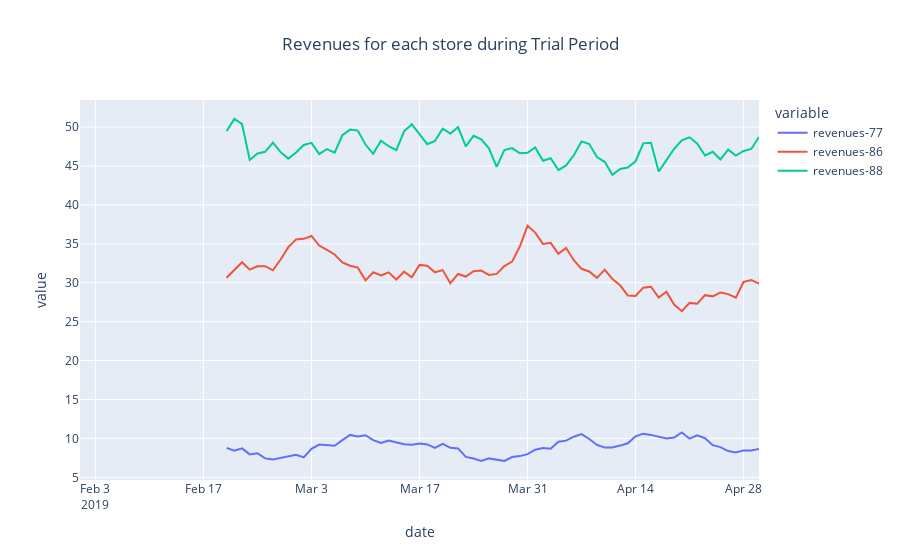
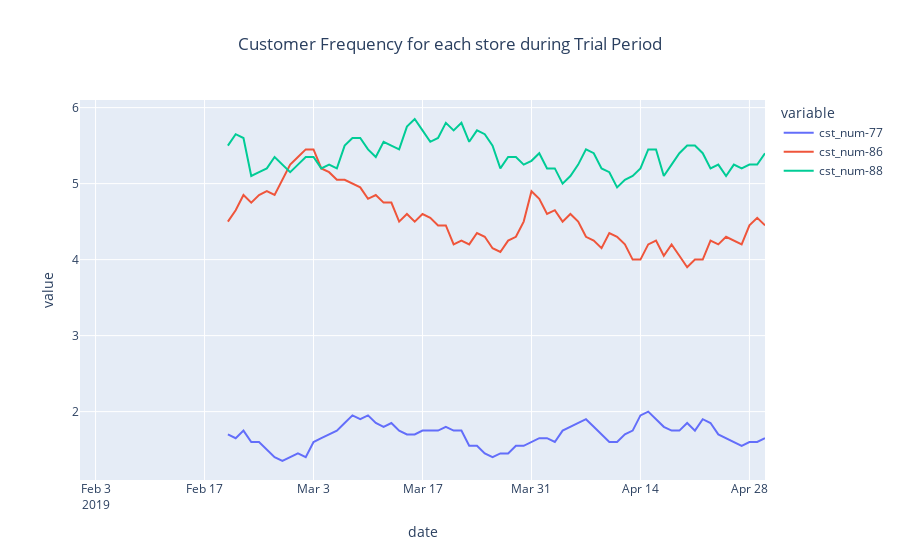
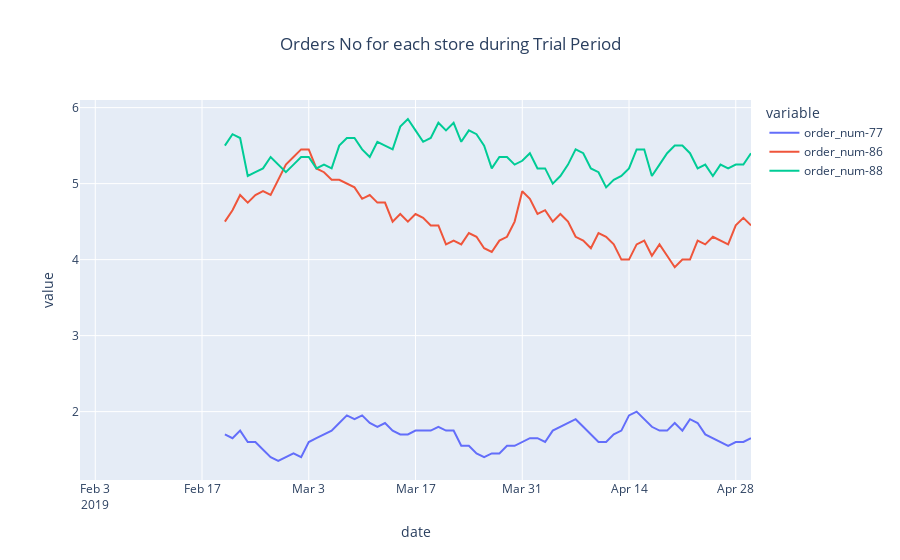

The notebook cell these images were saved under, in order:
### Code cell
norm= grouping.rolling(20).mean()      # used rolling function to smoothing the fluctuations in the trend line.

display(px.line(data_frame=  norm , y=(["revenues-77" , "revenues-86" , "revenues-88"]),title="Revenues for each store during Trial Period"
                ).update_layout(title_x=0.5))
display(px.line(data_frame=  norm , y=(["cst_num-77" , "cst_num-86" , "cst_num-88"]),title="Customer Frequency for each store during Trial Period"
                ).update_layout(title_x=0.5))
display(px.line(data_frame=  norm , y=(["order_num-77" , "order_num-86" , "order_num-88"]),title="Orders No for each store during Trial Period"
                ).update_layout(title_x=0.5))
